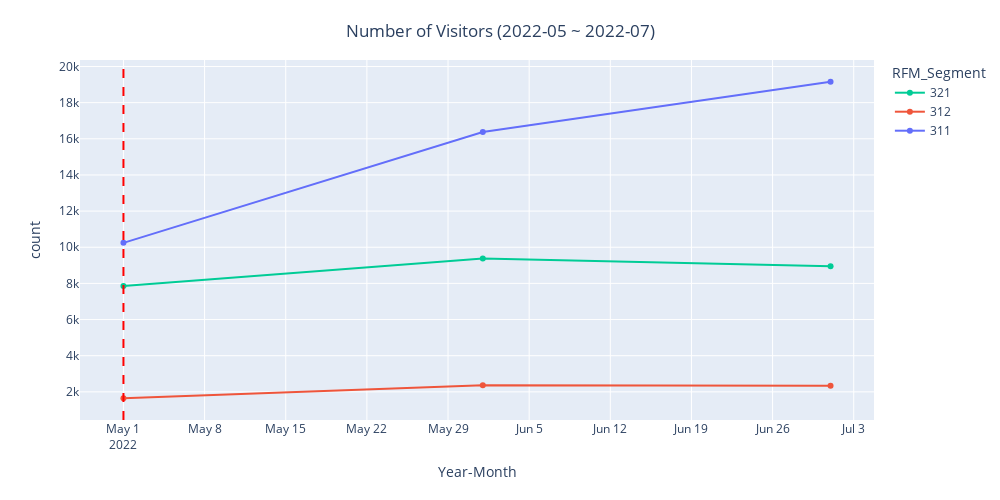

Notebook cell for this chart:
### Code cell
# 최근 2년 간(2020-06 ~ 2022-07) 방문 수
# 2022월 6월, 7월에 session 수(방문 수) 감소 - 6월에는 -7.9%, 7월에는 -27.1%
fig = px.line(num_session_id_rfm[(num_session_id_rfm.month>='2022-05') & (num_session_id_rfm.RFM_Segment.isin(['321', '311', '312']))], x='month', y='session_id', markers=True,
              width = 1000, height = 500, color='RFM_Segment')
fig.update_xaxes(title='month')
fig.update_yaxes(title='count')
title = {'text':'Number of Visitors (2022-05 ~ 2022-07)', 'y':0.95,
        'x':0.5,'xanchor':'center', 'yanchor':'top'}
fig.update_layout(title=title)
# 수직선을 그릴 위치
vertical_line_position = '2022-05'

# 수직선 추가
fig.add_shape(type='line',
              x0=vertical_line_position, y0=0, x1=vertical_line_position, y1=1,
              line=dict(color='red', dash='dash'),
              xref='x', yref='paper')

# X축 레이블 설정
fig.update_layout(
    xaxis=dict(
        title="Year-Month"
    ),
    legend=dict(
    traceorder="reversed"
    )
)
fig.show()

### Figure 1 — Plotly figure (JSON) as saved in the notebook; plotly's stock layout.template omitted (floating-point values rounded to 4 significant figures)
{"data": [{"hovertemplate": "RFM_Segment=311<br>month=%{x}<br>session_id=%{y}<extra></extra>", "legendgroup": "311", "line": {"color": "#636efa", "dash": "solid"}, "marker": {"symbol": "circle"}, "mode": "markers+lines", "name": "311", "orientation": "v", "showlegend": true, "type": "scatter", "x": ["2022-05", "2022-06", "2022-07"], "xaxis": "x", "y": [10244, 16377, 19156], "yaxis": "y"}, {"hovertemplate": "RFM_Segment=312<br>month=%{x}<br>session_id=%{y}<extra></extra>", "legendgroup": "312", "line": {"color": "#EF553B", "dash": "solid"}, "marker": {"symbol": "circle"}, "mode": "markers+lines", "name": "312", "orientation": "v", "showlegend": true, "type": "scatter", "x": ["2022-05", "2022-06", "2022-07"], "xaxis": "x", "y": [1646, 2361, 2335], "yaxis": "y"}, {"hovertemplate": "RFM_Segment=321<br>month=%{x}<br>session_id=%{y}<extra></extra>", "legendgroup": "321", "line": {"color": "#00cc96", "dash": "solid"}, "marker": {"symbol": "circle"}, "mode": "markers+lines", "name": "321", "orientation": "v", "showlegend": true, "type": "scatter", "x": ["2022-05", "2022-06", "2022-07"], "xaxis": "x", "y": [7854, 9372, 8949], "yaxis": "y"}], "layout": {"height": 500, "legend": {"title": {"text": "RFM_Segment"}, "tracegroupgap": 0, "traceorder": "reversed"}, "margin": {"t": 60}, "shapes": [{"line": {"color": "red", "dash": "dash"}, "type": "line", "x0": "2022-05", "x1": "2022-05", "xref": "x", "y0": 0, "y1": 1, "yref": "paper"}], "title": {"text": "Number of Visitors (2022-05 ~ 2022-07)", "x": 0.5, "xanchor": "center", "y": 0.95, "yanchor": "top"}, "width": 1000, "xaxis": {"anchor": "y", "domain": [0, 1], "title": {"text": "Year-Month"}}, "yaxis": {"anchor": "x", "domain": [0, 1], "title": {"text": "count"}}}}
